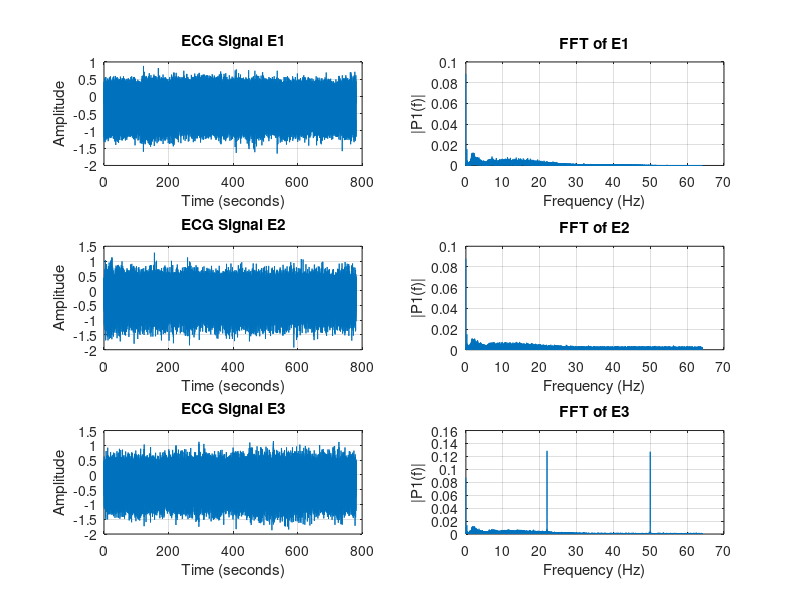

MATLAB code for this plot:
% Load and plot the ECG signals
load('E1.mat'); % Ensure E1.mat contains variable E1
load('E2.mat'); % Ensure E2.mat contains variable E2
load('E3.mat'); % Ensure E3.mat contains variable E3

Fs = 128;       % Sampling frequency
T = 1 / Fs;     % Sampling period
L1 = length(E1); % Length of E1
L2 = length(E2); % Length of E2
L3 = length(E3); % Length of E3

t1 = (0:L1-1) * T; % Time vector for E1
t2 = (0:L2-1) * T; % Time vector for E2
t3 = (0:L3-1) * T; % Time vector for E3

% Compute FFT for E1
E1_fft = fft(E1);
P2_E1 = abs(E1_fft / L1); 
P1_E1 = P2_E1(1:L1/2+1);
P1_E1(2:end-1) = 2 * P1_E1(2:end-1);
f1 = Fs * (0:(L1/2)) / L1;

% Compute FFT for E2
E2_fft = fft(E2);
P2_E2 = abs(E2_fft / L2); 
P1_E2 = P2_E2(1:L2/2+1);
P1_E2(2:end-1) = 2 * P1_E2(2:end-1);
f2 = Fs * (0:(L2/2)) / L2;

% Compute FFT for E3
E3_fft = fft(E3);
P2_E3 = abs(E3_fft / L3); 
P1_E3 = P2_E3(1:L3/2+1);
P1_E3(2:end-1) = 2 * P1_E3(2:end-1);
f3 = Fs * (0:(L3/2)) / L3;

% Plot signals and their FFTs
figure;

% ECG Signals
subplot(3, 2, 1);
plot(t1, E1);
title('ECG Signal E1');
xlabel('Time (seconds)');
ylabel('Amplitude');
grid on;

subplot(3, 2, 3);
plot(t2, E2);
title('ECG Signal E2');
xlabel('Time (seconds)');
ylabel('Amplitude');
grid on;

subplot(3, 2, 5);
plot(t3, E3);
title('ECG Signal E3');
xlabel('Time (seconds)');
ylabel('Amplitude');
grid on;

% FFT Spectrums
subplot(3, 2, 2);
plot(f1, P1_E1);
title('FFT of E1');
xlabel('Frequency (Hz)');
ylabel('|P1(f)|');
grid on;

subplot(3, 2, 4);
plot(f2, P1_E2);
title('FFT of E2');
xlabel('Frequency (Hz)');
ylabel('|P1(f)|');
grid on;

subplot(3, 2, 6);
plot(f3, P1_E3);
title('FFT of E3');
xlabel('Frequency (Hz)');
ylabel('|P1(f)|');
grid on;
